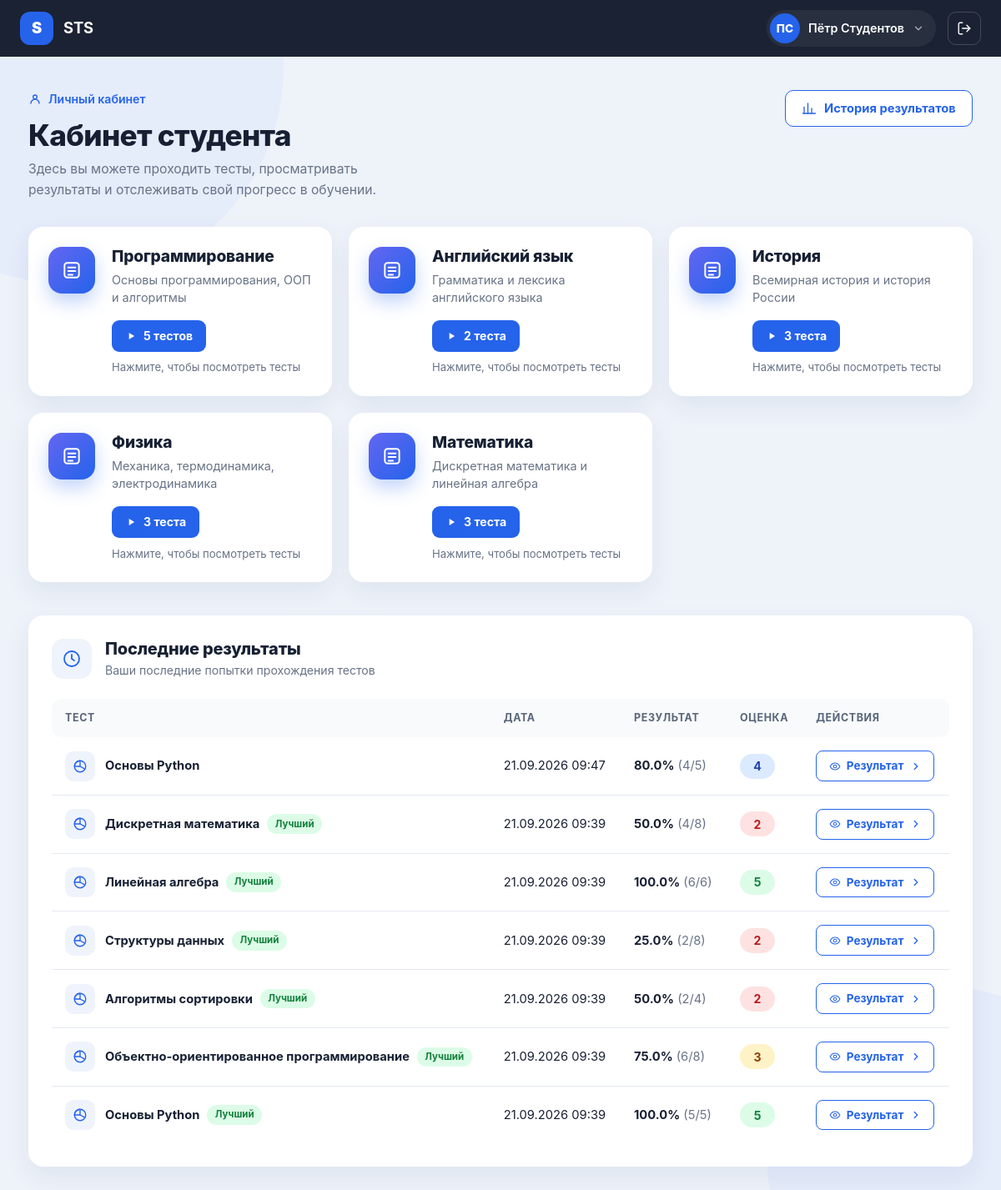
The app's page /student/dashboard (signed in) with its own data.
### app/models.py (models this page shows, shortened)
class User(UserMixin, db.Model):
    __tablename__ = "users"
    id = db.Column(db.Integer, primary_key=True)
    username = db.Column(db.String(80), unique=True, nullable=False)
    password_hash = db.Column(db.String(255), nullable=False)
    first_name = db.Column(db.String(80), nullable=False)
    last_name = db.Column(db.String(80), nullable=False)
    email = db.Column(db.String(120), unique=True, nullable=True)
    role = db.Column(db.String(20), nullable=False, default="student")
    is_active_user = db.Column(db.Boolean, default=True, nullable=False)
    created_at = db.Column(db.DateTime, default=datetime.utcnow)
    created_tests = db.relationship(
        "Test",
        foreign_keys="Test.teacher_id",
        backref="teacher",
        cascade="all, delete-orphan",
        passive_deletes=True,
    )
    attempts = db.relationship(
        "Attempt",
        foreign_keys="Attempt.student_id",
        backref="student",
        cascade="all, delete-orphan",
        passive_deletes=True,
    )
    @property
    def is_active(self):
        return self.is_active_user

class Subject(db.Model):
    __tablename__ = "subjects"
    id = db.Column(db.Integer, primary_key=True)
    name = db.Column(db.String(150), unique=True, nullable=False)
    description = db.Column(db.Text)
    tests = db.relationship(
        "Test",
        backref="subject",
        lazy=True,
        cascade="all, delete-orphan",
        passive_deletes=True,
    )

class Attempt(db.Model):
    __tablename__ = "attempts"
    __table_args__ = (
        db.Index("ix_attempt_student_test", "student_id", "test_id"),
    )
    id = db.Column(db.Integer, primary_key=True)
    test_id = db.Column(
        db.Integer,
        db.ForeignKey("tests.id", ondelete="CASCADE"),
        nullable=False,
    )
    student_id = db.Column(
        db.Integer,
        db.ForeignKey("users.id", ondelete="CASCADE"),
        nullable=False,
    )
    started_at = db.Column(
        db.DateTime,
        default=datetime.utcnow,
        nullable=False,
    )
    completed_at = db.Column(db.DateTime)
    score = db.Column(db.Integer, default=0, nullable=False)
    max_score = db.Column(db.Integer, default=0, nullable=False)
    percentage = db.Column(db.Float, default=0, nullable=False)
    grade = db.Column(db.Integer)
    status = db.Column(
        db.String(20),
        default="in_progress",
        nullable=False,
    )
    is_best = db.Column(db.Boolean, default=False, nullable=False)
    test = db.relationship(
        "Test",
        back_populates="attempts",
    )
    student_answers = db.relationship(
        "StudentAnswer",
        backref="attempt",
        lazy=True,
        cascade="all, delete-orphan",
        passive_deletes=True,
    )

class Test(db.Model):
    __tablename__ = "tests"
    id = db.Column(db.Integer, primary_key=True)
    subject_id = db.Column(
        db.Integer,
        db.ForeignKey("subjects.id", ondelete="CASCADE"),
        nullable=False,
    )
    teacher_id = db.Column(
        db.Integer,
        db.ForeignKey("users.id", ondelete="CASCADE"),
        nullable=False,
    )
    title = db.Column(db.String(200), nullable=False)
    description = db.Column(db.Text)
    time_limit = db.Column(db.Integer, nullable=False, default=20)
    passing_score = db.Column(db.Integer, nullable=False, default=60)
    max_attempts = db.Column(db.Integer, nullable=True)
    status = db.Column(db.String(20), nullable=False, default="draft")
    created_at = db.Column(db.DateTime, default=datetime.utcnow)
    questions = db.relationship(
        "Question",
        backref="test",
        lazy=True,
        cascade="all, delete-orphan",
        passive_deletes=True,
    )
    grades = db.relationship(
        "TestGrade",
        backref="test",
        lazy=True,
        cascade="all, delete-orphan",
        passive_deletes=True,
    )
    attempts = db.relationship(
        "Attempt",
        back_populates="test",
        lazy=True,
        cascade="all, delete-orphan",
        passive_deletes=True,
    )

### app/student/routes.py (the view)
@student_bp.route("/dashboard")
@login_required
def dashboard():
    if not student_required():
        return redirect(url_for("main.index"))
    tests = Test.query.filter_by(
        status="published"
    ).order_by(
        Test.created_at.desc()
    ).all()
    disciplines = {}
    for test in tests:
        if not test.questions:
            continue
        attempts_count = get_attempt_count(
            test.id,
            current_user.id
        )
        best_attempt = get_best_attempt(
            test.id,
            current_user.id
        )
        in_progress_attempt = get_in_progress_attempt(
            test.id,
            current_user.id
        )
        if test.max_attempts is None:
            attempts_left = None
        else:
            attempts_left = max(
                0,
                test.max_attempts - attempts_count
            )
        if in_progress_attempt:
            sort_order = 0
        elif attempts_count == 0:
            sort_order = 1
        elif (
            test.max_attempts is None
            or attempts_left > 0
        ):
            sort_order = 2
        else:
            sort_order = 3
        subject = test.subject
        if subject.id not in disciplines:
            disciplines[subject.id] = {
                "subject": subject,
                "tests": []
            }
        disciplines[subject.id]["tests"].append({
            "test": test,
            "attempts_count": attempts_count,
            "attempts_left": attempts_left,
            "best_attempt": best_attempt,
            "in_progress_attempt": in_progress_attempt,
            "sort_order": sort_order
        })
    for item in disciplines.values():
        item["tests"].sort(
            key=lambda test_item: (
                test_item["sort_order"],
                test_item["test"].created_at
            )
        )
    attempts = Attempt.query.filter_by(
        student_id=current_user.id,
        status="completed"
    ).order_by(
        Attempt.completed_at.desc()
    ).limit(10).all()
    return render_template(
        "student/dashboard.html",
        disciplines=list(disciplines.values()),
        attempts=attempts
    )

### app/templates/student/dashboard.html (shortened to what this page needs)
<!doctype html>
<html lang="ru">
<head>
    <link
        href="https://cdn.jsdelivr.net/npm/bootstrap@5.3.3/dist/css/bootstrap.min.css"
        rel="stylesheet"
    >
</head>
<body>
<nav class="app-navbar">
    <div class="app-navbar__inner">
        <a class="app-brand" href="{{ url_for('main.index') }}">
            <span class="app-brand__mark">S</span>
            <span>STS</span>
        </a>
        <div class="navbar-user">
            <div class="user-chip">
                <span class="user-chip__avatar">
                    {{ (current_user.first_name[0] ~ current_user.last_name[0])|upper }}
                </span>
                <span class="user-chip__name">
                    {{ current_user.first_name }} {{ current_user.last_name }}
                </span>
                <svg class="user-chip__caret" viewBox="0 0 24 24" fill="none"
                     stroke="currentColor" stroke-width="2.4"
                     stroke-linecap="round" stroke-linejoin="round">
                    <path d="M6 9l6 6 6-6"/>
                </svg>
            </div>
            <a class="logout-btn" href="{{ url_for('auth.logout') }}"
               aria-label="Выйти">
                <svg viewBox="0 0 24 24" fill="none" stroke="currentColor"
                     stroke-width="1.8" stroke-linecap="round" stroke-linejoin="round">
                    <path d="M9 21H5a2 2 0 0 1-2-2V5a2 2 0 0 1 2-2h4"/>
                    <path d="M16 17l5-5-5-5"/>
                    <path d="M21 12H9"/>
                </svg>
            </a>
        </div>
    </div>
</nav>
<main class="page-wrap">
    <div class="page-head">
        <div>
            <span class="page-head__badge">
                <svg viewBox="0 0 24 24" fill="none" stroke="currentColor"
                     stroke-width="2" stroke-linecap="round" stroke-linejoin="round">
                    <circle cx="12" cy="8" r="3.5"/>
                    <path d="M4.5 19.5a7.5 7.5 0 0 1 15 0"/>
                </svg>
                Личный кабинет
            </span>
            <h1>Кабинет студента</h1>
            <p>
                Здесь вы можете проходить тесты, просматривать результаты
                и отслеживать свой прогресс в обучении.
            </p>
        </div>
        <a href="{{ url_for('student.history') }}" class="btn-history">
            <svg viewBox="0 0 24 24" fill="none" stroke="currentColor"
                 stroke-width="1.8" stroke-linecap="round" stroke-linejoin="round">
                <path d="M4 20V10"/>
                <path d="M10 20V4"/>
                <path d="M16 20v-8"/>
                <path d="M22 20H2"/>
            </svg>
            История результатов
        </a>
    </div>
    {% if disciplines %}
        <div class="subject-grid">
            {% for item in disciplines %}
                {% set subject = item.subject %}
                {% set tests = item.tests %}
                <button
                    type="button"
                    class="subject-card"
                    data-open-modal="subjectModal{{ subject.id }}"
                    aria-label="Открыть тесты по дисциплине {{ subject.name }}"
                >
                    <div class="subject-card__icon">
                        <svg viewBox="0 0 24 24" fill="none" stroke="currentColor"
                             stroke-width="1.8" stroke-linecap="round" stroke-linejoin="round">
                            <rect x="4" y="4" width="16" height="16" rx="3"/>
                            <path d="M8 9h8"/>
                            <path d="M8 13h8"/>
                            <path d="M8 17h5"/>
                        </svg>
                    </div>
                    <div class="subject-card__body">
                        <h3>{{ subject.name }}</h3>
                        <p>
                            {% if subject.description %}
                                {{ subject.description }}
                            {% else %}
                                Простые тесты для студентов для проверки знаний
                            {% endif %}
                        </p>
                        <span class="subject-card__btn">
                            <svg viewBox="0 0 24 24" fill="currentColor">
                                <path d="M8 5v14l11-7z"/>
                            </svg>
                            {{ tests|length }}
                            {% if tests|length == 1 %}
                                тест
                            {% elif tests|length < 5 %}
                                теста
                            {% else %}
                                тестов
                            {% endif %}
                        </span>
                        <span class="subject-card__hint">
                            Нажмите, чтобы посмотреть тесты
                        </span>
                    </div>
                </button>
            {% endfor %}
        </div>
    {% else %}
        <div class="results-panel">
            <div class="empty-state">
                Сейчас нет дисциплин с доступными тестами.
            </div>
        </div>
    {% endif %}
    {% if attempts %}
        <section class="results-panel">
            <div class="results-panel__head">
                <div class="results-panel__icon">
                    <svg viewBox="0 0 24 24" fill="none" stroke="currentColor"
                         stroke-width="1.8" stroke-linecap="round" stroke-linejoin="round">
                        <circle cx="12" cy="12" r="9"/>
                        <path d="M12 7v5l3 2"/>
                    </svg>
                </div>
                <div>
                    <h2>Последние результаты</h2>
                    <p>Ваши последние попытки прохождения тестов</p>
                </div>
            </div>
            <div class="table-responsive">
                <table class="results-table">
                    <thead>
                        <tr>
                            <th>Тест</th>
                            <th>Дата</th>
                            <th>Результат</th>
                            <th>Оценка</th>
                            <th>Действия</th>
                        </tr>
                    </thead>
                    <tbody>
                        {% for attempt in attempts %}
                            <tr>
                                <td>
                                    <div class="test-cell">
                                        <span class="test-cell__icon">
                                            <svg viewBox="0 0 24 24" fill="none"
                                                 stroke="currentColor"
                                                 stroke-width="1.8"
                                                 stroke-linecap="round"
                                                 stroke-linejoin="round">
                                                <circle cx="12" cy="12" r="9"/>
                                                <path d="M12 3a9 9 0 0 0-9 9h9z"/>
                                                <path d="M12 12l6.5 3.5"/>
                                            </svg>
                                        </span>
                                        <div class="test-cell__name">
                                            <span>{{ attempt.test.title }}</span>
                                            {% if attempt.is_best %}
                                                <span class="badge-best">Лучший</span>
                                            {% endif %}
                                        </div>
                                    </div>
                                </td>
                                <td>
                                    {{ attempt.completed_at.strftime('%d.%m.%Y %H:%M') }}
                                </td>
                                <td>
                                    <b>{{ attempt.percentage }}%</b>
                                    <span style="color:var(--app-muted);">
                                        ({{ attempt.score }}/{{ attempt.max_score }})
                                    </span>
                                </td>
                                <td>
                                    <span class="grade-pill grade-pill--{{ attempt.grade }}">
                                        {{ attempt.grade }}
                                    </span>
                                </td>
                                <td>
                                    <a href="{{ url_for('student.result', attempt_id=attempt.id) }}"
                                       class="result-btn">
                                        <svg viewBox="0 0 24 24" fill="none"
                                             stroke="currentColor"
                                             stroke-width="1.8"
                                             stroke-linecap="round"
                                             stroke-linejoin="round">
                                            <path d="M2 12s3.5-7 10-7 10 7 10 7-3.5 7-10 7S2 12 2 12z"/>
                                            <circle cx="12" cy="12" r="3"/>
                                        </svg>
                                        Результат
                                        <svg viewBox="0 0 24 24" fill="none"
                                             stroke="currentColor"
                                             stroke-width="2.2"
                                             stroke-linecap="round"
                                             stroke-linejoin="round">
                                            <path d="M9 6l6 6-6 6"/>
                                        </svg>
                                    </a>
                                </td>
                            </tr>
                        {% endfor %}
                    </tbody>
                </table>
            </div>
        </section>
    {% endif %}
</main>
</body>
</html>

### records on screen
User: first_name+last_name "ПС", first_name "Пётр", last_name "Студентов"
Subject: name "Программирование", description "Основы программирования, ООП и алгоритмы"
Subject: name "Английский язык", description "Грамматика и лексика английского языка"
Subject: name "История", description "Всемирная история и история России"
Subject: name "Физика", description "Механика, термодинамика, электродинамика"
Subject: name "Математика", description "Дискретная математика и линейная алгебра"
Attempt: test "Основы Python", completed_at "21.09.2026 09:47", percentage "80.0", score "4", max_score "5", grade "4"
Attempt: test "Дискретная математика", is_best "Лучший", completed_at "21.09.2026 09:39", percentage "50.0", score "4", max_score "8", grade "2"
Attempt: test "Линейная алгебра", is_best "Лучший", completed_at "21.09.2026 09:39", percentage "100.0", score "6", max_score "6", grade "5"
Attempt: test "Структуры данных", is_best "Лучший", completed_at "21.09.2026 09:39", percentage "25.0", score "2", max_score "8", grade "2"
Attempt: test "Алгоритмы сортировки", is_best "Лучший", completed_at "21.09.2026 09:39", percentage "50.0", score "2", max_score "4", grade "2"
Attempt: test "Объектно-ориентированное программирование", is_best "Лучший", completed_at "21.09.2026 09:39", percentage "75.0", score "6", max_score "8", grade "3"
Attempt: test "Основы Python", is_best "Лучший", completed_at "21.09.2026 09:39", percentage "100.0", score "5", max_score "5", grade "5"

### other values on screen
{{ tests|length }} "5" "2" "3" "3" "3"
